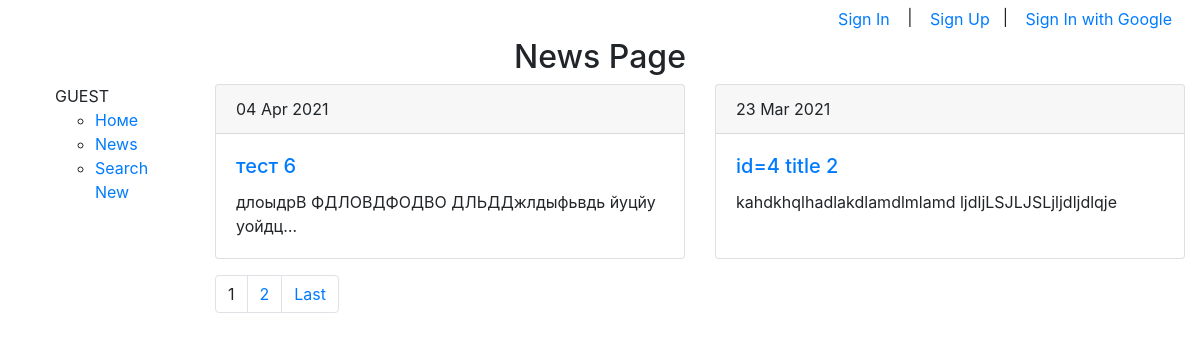
The page /news/ on the database as committed earlier.
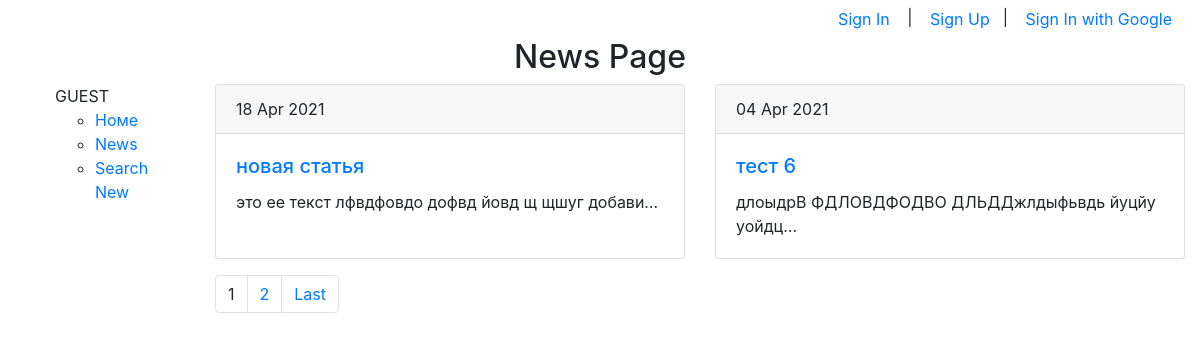
The same page on the database as committed later.
### news/models.py (models this page shows, shortened)
class Post(models.Model):
    author_id = models.ForeignKey(Author, on_delete = models.CASCADE)
    news = 'N'
    article = 'A'
    types = (
        (news, 'новость'),
        (article, 'статья')
    )
    post_type = models.CharField(max_length = 1, choices = types, default = news)
    created = models.DateTimeField(auto_now_add = True, editable = False)
    category_id = models.ManyToManyField(Category, through = 'PostCategory')
    title  = models.CharField(max_length = 150)
    text = models.TextField()
    rating = models.FloatField(default = 0.0)

### news/views.py (the view, shortened to what this page needs)
# urls.py: path('', PostsList.as_view()),
class PostsList(ListView):
    model = Post
    template_name = 'news.html'
    context_object_name = 'news'
    ordering = ['-id']
    paginate_by = 2
    def get_context_data(self, **kwargs):
        context = super().get_context_data(**kwargs)
        context['date_now'] = datetime.today()
        return context

### NewsPaper/context_processors.py (called while the page is built)
def add_variable_to_context(request):
    return {
        'is_author': request.user.groups.filter(name='authors').exists(),
        'is_user': request.user.groups.filter(name='common').exists()
    }

### news/templatetags/custom_filters.py (called while the page is built)
@register.filter(name='Censor')
def Censor(value):
    bad_words = ['bad','word']
    arr_words = value.split(' ')
    for word in arr_words:
        if word in bad_words:
            idx = arr_words.index(word)
            arr_words[idx] = '***'
    return ' '.join(arr_words)

### templates/news.html (shortened to what this page needs)
{% extends 'index.html' %}
{% load custom_filters %}
{% block pagename %}<h2>News Page</h2>{% endblock %}
{% block content %}
{% if news %}
  <div class="card-deck">
  {% for new in news %}
  <div class="card"  style="width: 18rem;">
    <div class="card-header">
      {{ new.created|date:'d M Y' }}
    </div>
    <div class="card-body">
      <h5 class="card-title"><a href="{% url 'new_detail' new.id %}" title="show article detail">{{ new.title|Censor }}</a></h5>
      <p class="card-text">{{ new.text|truncatechars:50 }}</p>
    </div>
  </div>
  {% endfor %}
  </div>
  {% if is_paginated %}
    <p class="text-right">
      <nav aria-label="Page navigation example" class="text-right">
        <ul class="pagination">
        {% for num in page_obj.paginator.page_range %}
          {% if page_obj.number == num %}
              <li class="page-item"><a class="page-link">{{ num }}</a></li>
          {% elif num > page_obj.number|add:'-2' and num < page_obj.number|add:'2' %}
              <li class="page-item"><a class="page-link" href="?page={{ num }}">{{ num }}</a></li>
          {% endif %}
        {% endfor %}
        {% if page_obj.has_next %}
          <li class="page-item"><a class="page-link" href="?page={{ page_obj.paginator.num_pages }}">Last</a></li>
        {% endif %}
        </ul>
      </nav>
    </p>
  {% endif %}
  {% else %}
    <h3>Нет новостей</h3>
  {% endif %}
{% endblock content %}

Rows that differ between the two databases and show on the page:
no longer on this page (row unchanged): Post: created "23 Mar 2021", title|Censor "id=4 title 2", text "kahdkhqlhadlakdlamdlmlamd ljdljLSJLJSLjljdljdlqje"
added Post: created "18 Apr 2021", title|Censor "новая статья", text "это ее текст лфвдфовдо дофвд йовд щ щшуг добави…"
